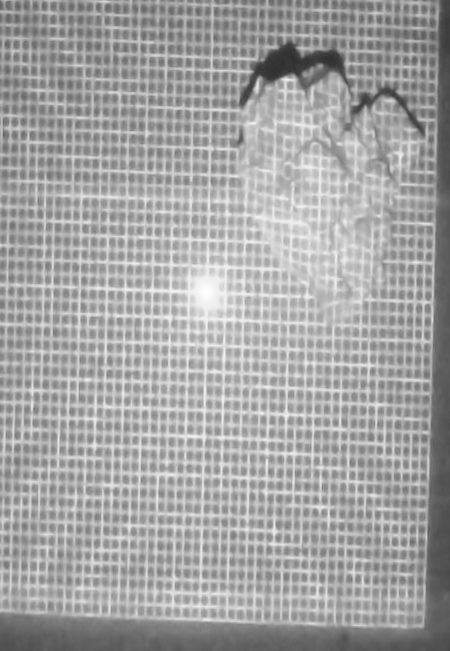
#> input picture Archive of images/Report/corrected greyscale gamma.png, 450 x 651 px, found by its file name
$ python convolution.py
#> lines starting #> are read from the running program, lines starting #| are printed output that depends on the picture
import cv2
import numpy as np

# image = cv2.imread("grid_simulation_gamma_converted1.png")
# image = cv2.imread("Finalised Code/Output Files/corrected_grid.png")
# image = cv2.imread("Max's Code/laser-grid.jpeg")
image = cv2.imread("Archive of images/Report/corrected greyscale gamma.png")
#> image is the input picture: shape (651, 450, 3); min 46, max 254, mean 164.2

# Print error message if image is null
if image is None:
    print('Could not read image')

# Apply identity kernel
kernel1 = np.array([[1, 0, -1],
                    [1, 0, -1],
                   [1, 0, -1]])

"""
The kernel will iterate across the image
"""

# Apply identity kernel
kernel2 = np.array([[1, 1, 1],
                    [0, 0, 0],
                    [-1, -1, -1]])

# identity1 = cv2.filter2D(src=image, ddepth=-1, kernel=kernel1)
identity2 = cv2.filter2D(src=image, ddepth=-1, kernel=kernel1)
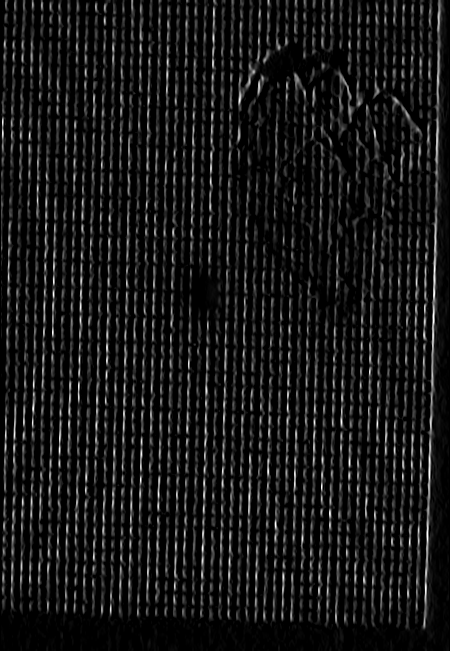
#> identity2: shape (651, 450, 3); min 0, max 255, mean 22.1
identity3 = cv2.filter2D(src=image, ddepth=-1, kernel=kernel2)
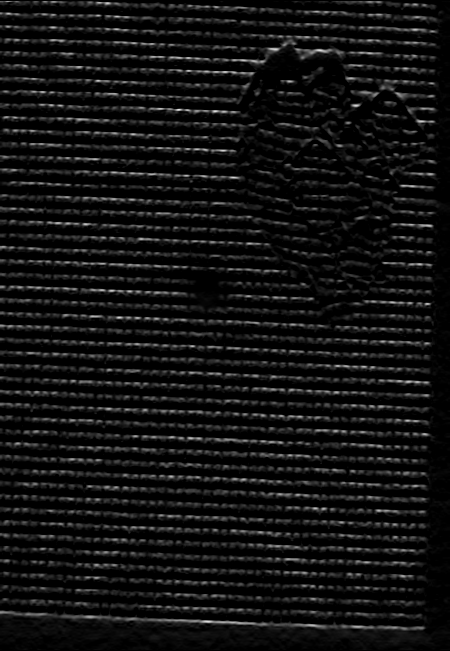
#> identity3: shape (651, 450, 3); min 0, max 228, mean 17.3

cv2.imshow('Original', image)
# cv2.imshow('Identity1', identity1)
cv2.imshow('Identity2', identity2)
cv2.imshow('Identity3', identity3)

cv2.imshow('combined', cv2.bitwise_and(identity2, identity3))
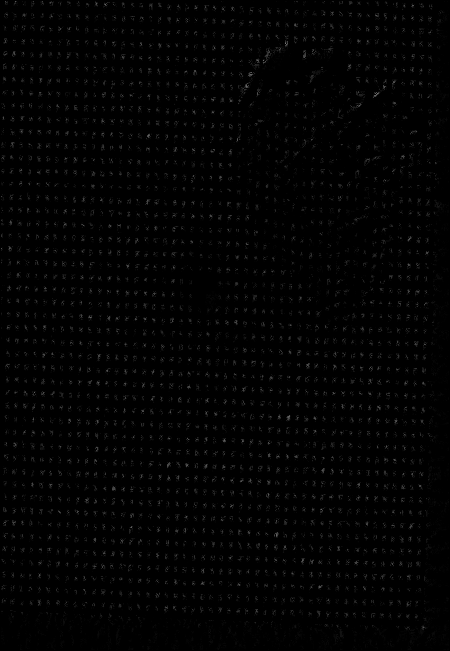
#> window 'combined': shape (651, 450, 3); min 0, max 116, mean 2.7

cv2.waitKey(0)
# cv2.imwrite("Max's Code/identity1.jpg", identity1)
# cv2.imwrite("Max's Code/identity2.jpg", identity2)
cv2.imwrite("Archive of images/Report/paper test (max).png", identity2)
cv2.destroyAllWindows()


"""
import cv2
import numpy as np

img = cv2.imread('images/input.jpg')
rows, cols = img.shape[:2]

src_points = np.float32([[0,0], [cols-1,0], [0,rows-1], [cols-1,rows-1]])
dst_points = np.float32([[0,0], [cols-1,0], [int(0.33*cols),rows-1], [int(0.66*cols),rows-1]])
projective_matrix = cv2.getPerspectiveTransform(src_points, dst_points)
img_output = cv2.warpPerspective(img, projective_matrix, (cols,rows))

cv2.imshow('Input', img)
cv2.imshow('Output', img_output)
cv2.waitKey()
"""

$ run again, with Archive of images/grid_simulation_gamma_converted1.png copied over Archive of images/Report/corrected greyscale gamma.png
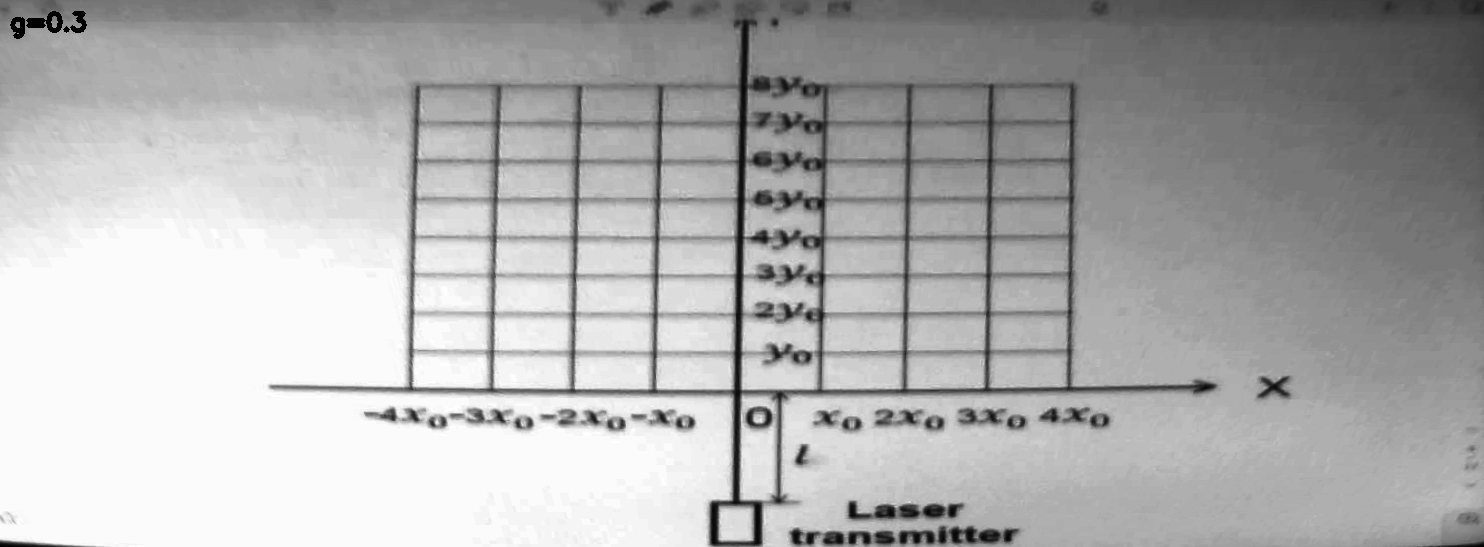
#> input picture Archive of images/grid_simulation_gamma_converted1.png, 1484 x 547 px, found by its file name
#> image is the input picture: shape (547, 1484, 3); min 0, max 255, mean 175.8
#> `identity2 = cv2.filter2D(src=image, ddepth=-1, kernel=kernel1)`:
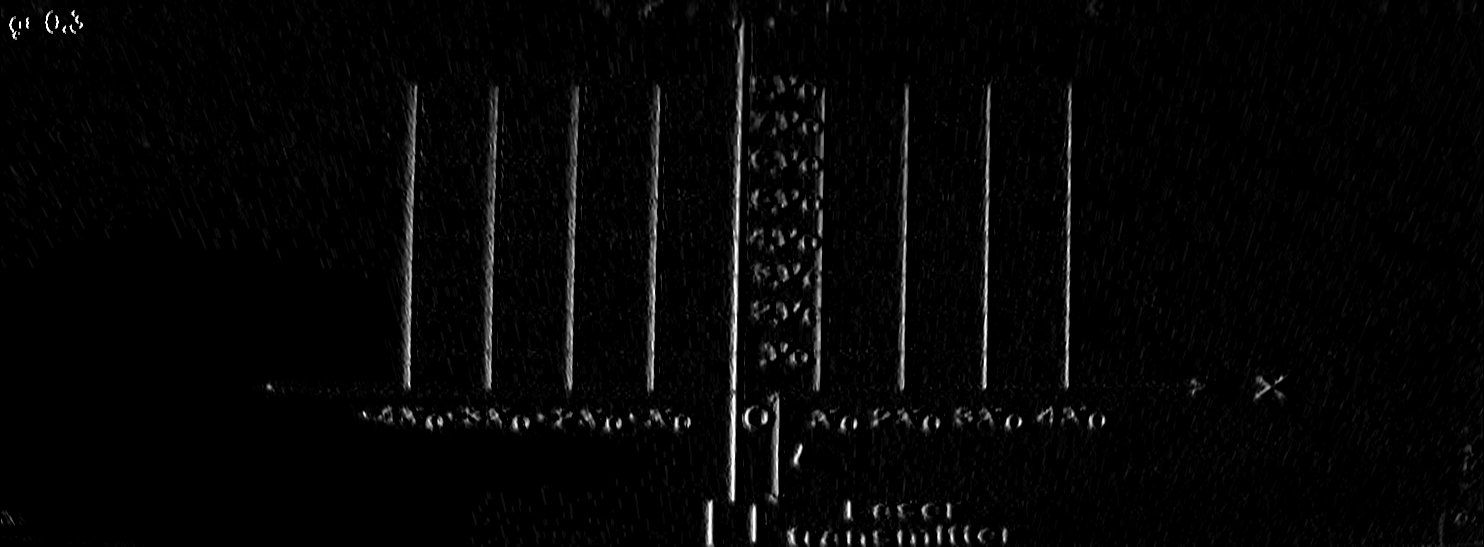
#> identity2: shape (547, 1484, 3); min 0, max 255, mean 5.5
#> `cv2.imshow('combined', cv2.bitwise_and(identity2, identity3))`:
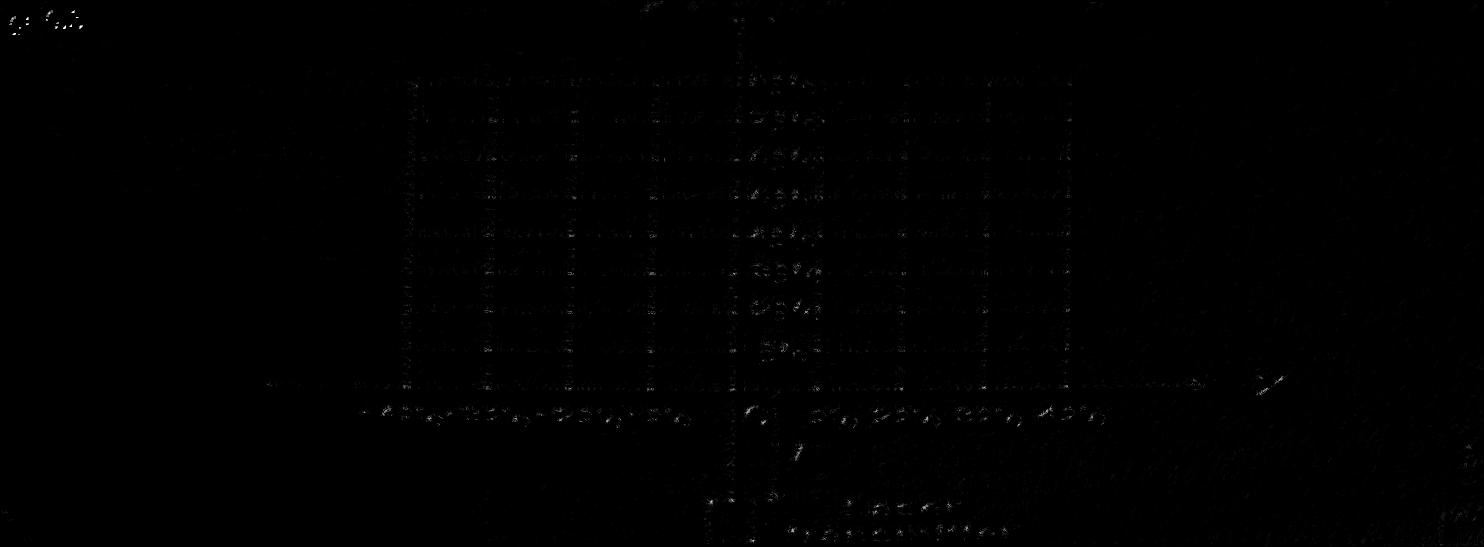
#> window 'combined': shape (547, 1484, 3); min 0, max 255, mean 0.6
